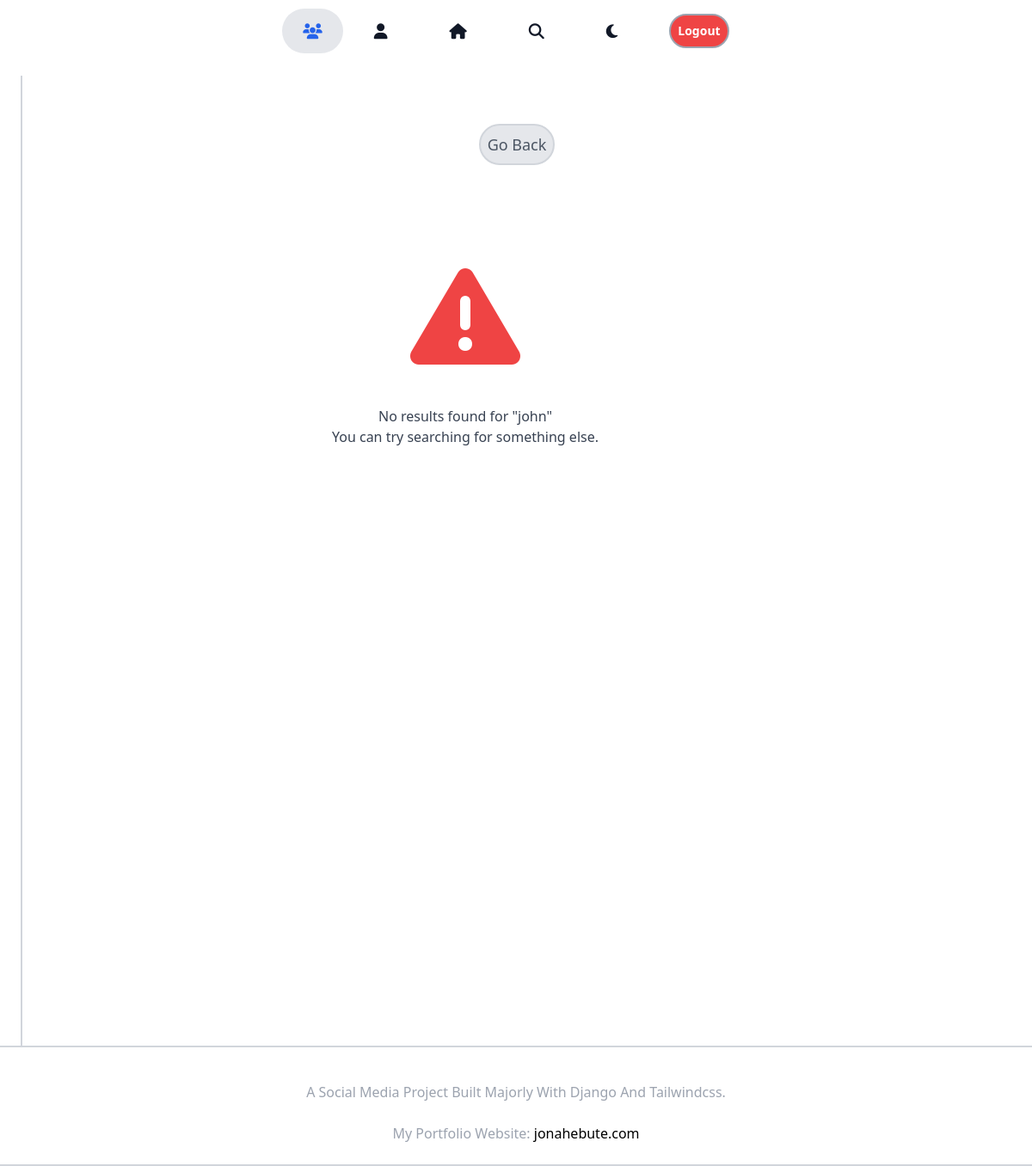
Page /searched/john/ (signed in) on the earlier database version.
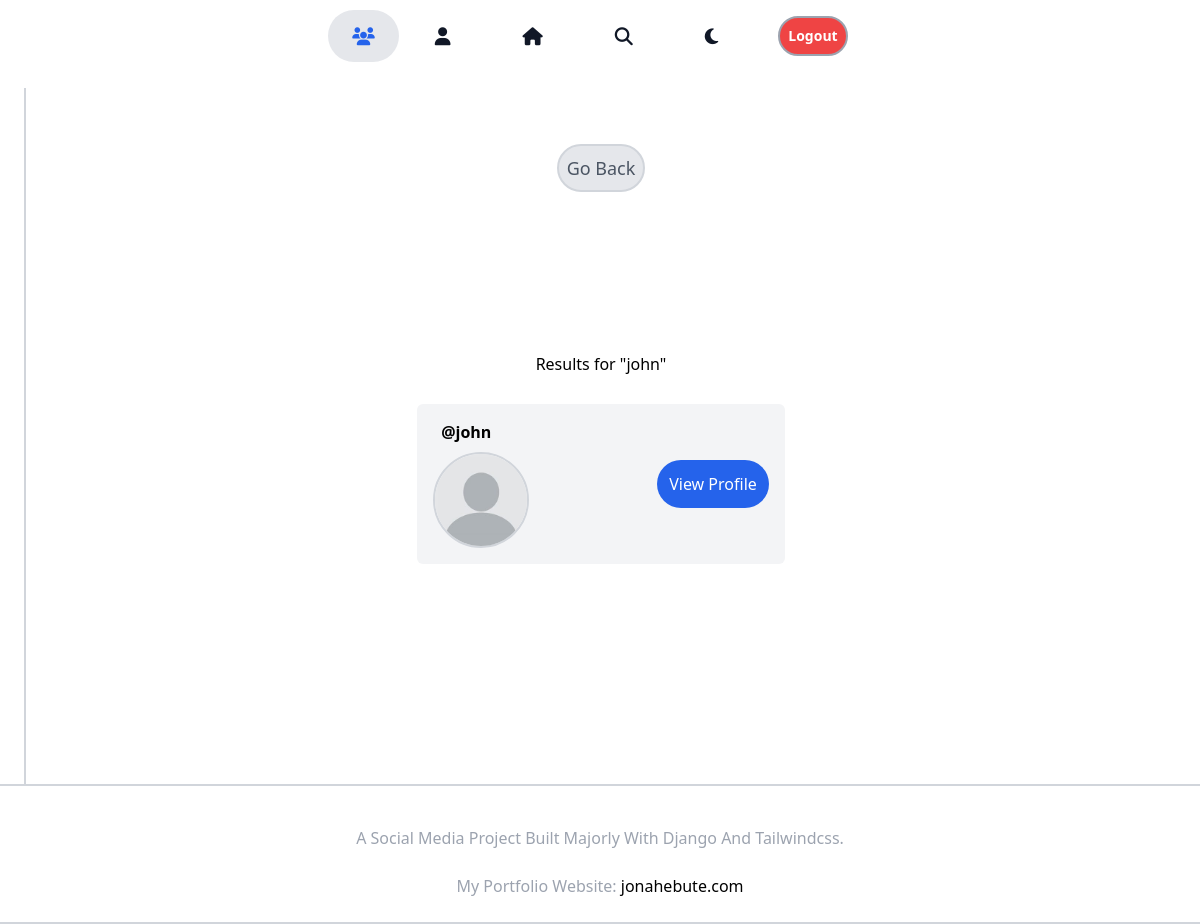
Same page on the later database version.
### core/models.py (models this page shows, shortened)
class Profile(models.Model):
    username = models.CharField(blank=True,null=True,max_length=30)
    user = models.OneToOneField(User, on_delete=models.CASCADE)
    name_first = models.CharField(max_length=50,null=True)
    name_last = models.CharField(max_length=50,null=True)
    id_user = models.IntegerField()
    profile_pics=models.ImageField(null=True,blank=True,upload_to='profile_pics', default = 'profile_pics/defaultimage2.jpg')
    background_profile_pics=models.ImageField(null=True,blank=True,upload_to='bg_profile_pics', default = 'bg_profile_pics/defaultimage.jpg')
    country = models.CharField(max_length=40,null=True,blank=True,default="")
    city = models.CharField(max_length=40,null=True,blank=True,default="")
    bio = models.TextField(blank = True, null = True,default="")
    followers = models.ForeignKey('Follow', on_delete=models.CASCADE,blank=True,null=True,related_name='followers')
    following = models.ForeignKey('Follow', on_delete=models.CASCADE,blank=True,null=True)
    email = models.EmailField(null=True,blank=True)

### core/views.py (the view)
# urls.py: path('searched/<str:name>/', SearchedUserView, name = 'searched'),
@login_required()
def SearchedUserView(request,name):
    user_object = User.objects.get(username = request.user.username)
    users = []
    profiless = []
    user_objects = User.objects.filter(username__icontains = name)
    for user_object in user_objects:
        users.append(user_object.id)
    for ids in users:
        profile = Profile.objects.filter(id_user = ids)
        profiless.append(profile)
    profiless = list(chain(*profiless))
    context = {'profiles':profiless,'name':name,'user_object':user_object}
    return render(request,'searcheduser.html',context)

### core/templates/searcheduser.html (shortened to what this page needs)
{%extends 'base.html'%}
{%load static%}
{%block content%}
<div class="dark:bg-black">
    <div class="text-gray-100 flex justify-center mx-auto pb-4 sticky top-0 bg-white dark:bg-black z-10">
        {%include 'partials/navbar2.html'%}
    </div>
    <div class="h-full flex justify-center max-w-6xl container mx-auto bg-white dark:bg-black">
        <div class="pb-28 w-full border-l-2 border-gray-300 dark:border-gray-600">
            <div class="flex justify-center mt-14">
                <a href="{%url 'search'%}">
                    <p class="text-gray-600 dark:text-white text-lg p-2 border-2 border-gray-300 rounded-full text-center dark:hover:text-gray-300 dark:hover:border-white duration-300 bg-gray-200 dark:bg-black">Go Back</p>
                </a>
            </div>
            {%if profiles%}
            <div class="mb-20 mt-20 md:mt-40">
                    <p class="text-black dark:text-gray-200 text-center">Results for "{{name}}"</p>
                {%for profile in profiles%}
                <div class="grid-cols-2 flex justify-center mx-auto">
                    <div class="flex justify-between bg-gray-100 dark:bg-gray-900 m-7 p-4 rounded-md space-x-14 md:space-x-32 xl:space-x-40">
                        <a href="{% url 'profile' username=profile.user.username %}">
                            <div>
                                <p class="pl-2 pb-2 font-semibold text-black dark:text-gray-200">@{{profile.user.username}}</p>
                                <img src="{{profile.profile_pics.url}}" class="profile_img w-24 h-24 border-2 border-gray-300 dark:border-0" alt="">
                            </div>
                        </a>
                        <span class="my-auto">
                            <a href="{% url 'profile' username=profile.user.username %}" name="username">
                                <p class="bg-blue-600 text-white p-3 rounded-full cursor-pointer hover:bg-blue-500 duration-500">
                                    View Profile
                                </p>
                            </a>
                        </span>
                    </div>
                </div>
                {%endfor%}
            </div>
            {%else%}
            <div class="flex flex-col items-center mt-28 md:pr-32 pl-2 h-screen">
                <i class="fa-solid fa-triangle-exclamation text-9xl text-red-500 pb-10"></i>
                <p class="text-gray-700 dark:text-white mx-auto text-center">No results found for "{{name}}"</p>
                <p class="mb-96 text-gray-700 dark:text-white text-center">You can try searching for something else.</p>
            </div>
            {%endif%}
        </div>
    </div>
    {%include 'partials/footnote.html'%}
</div>
{%endblock%}

Differences in the rows shown:
added Profile: user.username "john", profile_pics (placeholder picture)
Other differences:
{{ name }}: (not shown) → "john"
{{ name }}: "john" → (not shown)
text no longer shown: "No results found for \" You can try searching for something else."
text now shown: "Results for \""
